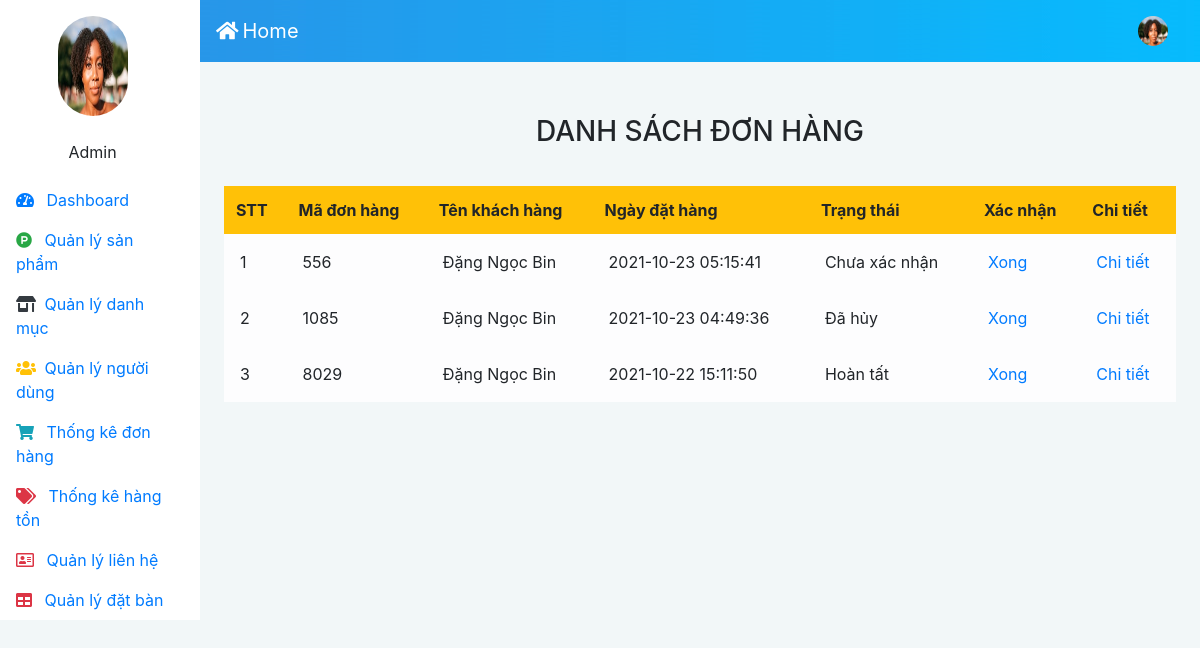
Screenshot of /admin/index.php?quanly=thongke (signed in) with the database file from the repository.
### tables this page shows
CREATE TABLE `tbl_donhang` (
  `id_donhang` int(11) NOT NULL,
  `id_sanpham` int(11) NOT NULL,
  `soluongban` int(11) NOT NULL,
  `gia` varchar(100) NOT NULL,
  `mahang` varchar(100) NOT NULL,
  `ngaydat` timestamp NOT NULL DEFAULT current_timestamp() ON UPDATE current_timestamp(),
  `tinhtrang` int(11) NOT NULL DEFAULT 0,
  `id_khachhang` int(11) NOT NULL,
  `hoten` varchar(100) NOT NULL,
  `sdt` varchar(100) NOT NULL,
  `email` varchar(100) NOT NULL,
  `diachi` varchar(1000) NOT NULL,
  `pttt` int(11) NOT NULL
);

### admin/include/fr_ThongKeDH.php (the view, shortened to what this page needs)
<div class="alert mt-3 text-center" role="alert">
    <h3>DANH SÁCH ĐƠN HÀNG</h3>
</div>
    <table id="example" class="table table-borderless" cellspacing="0">
        <thead class="bg-warning">
            <tr >
                <th>STT</th>
                <th>Mã đơn hàng</th>
                <th>Tên khách hàng</th>
                <th>Ngày đặt hàng</th>
                <th>Trạng thái</th>
                <th>Xác nhận</th>
                <th>Chi tiết</th>
            </tr>
        </thead>
        <tbody>
        <?php
                $sql="SELECT * from tbl_donhang group by mahang order by id_donhang desc";
                $query = mysqli_query($con,$sql);
                $i=1;
                    while ($row = mysqli_fetch_assoc($query)){?>
                    <tr class="table-light">
                        <td class='p-3'><?php echo $i;?></td>
                        <td class='p-3'><?php echo $row ['mahang'];?></td>
                        <td class='p-3'><?php echo $row ['hoten'];?></td>
                        <td class='p-3'><?php echo $row ['ngaydat'];?></td>
                        <td class='p-3'>
                            <?php
                                if($row ['tinhtrang'] == 0){
                                    echo "Chưa xác nhận";
                                }if($row ['tinhtrang'] == 1){
                                    echo "Đã xác nhận";
                                }if($row ['tinhtrang'] == 2){
                                    echo "Đang giao hàng";
                                }if($row ['tinhtrang'] == 3){
                                }if($row ['tinhtrang'] == 4){
                                    echo "Hoàn tất";
                                }if($row ['tinhtrang'] == 5){
                                    echo "Đã hủy";
                                }
                            ?>
                        </td>
                        <td class='p-3'><a href="?quanly=xacnhan&mahd=<?php echo $row['mahang'];?>">Xong</a></td>
                        <td class='p-3'><a href="?quanly=chitietdh&mahd=<?php echo $row['mahang'];?>">Chi tiết</a></td>
                        <tr>
                    <?php
                    $i++;
                }
        ?>
        </tbody>
    </table>

### admin/public/css/style.css (style rules this page uses)
body { background-color: #f2f7f8; }

### rows the page displays
tbl_donhang: mahang "556", hoten "Đặng Ngọc Bin", ngaydat "2021-10-23 05:15:41", tinhtrang "Chưa xác nhận"
tbl_donhang: mahang "1085", hoten "Đặng Ngọc Bin", ngaydat "2021-10-23 04:49:36", tinhtrang "Đã hủy"
tbl_donhang: mahang "8029", hoten "Đặng Ngọc Bin", ngaydat "2021-10-22 15:11:50", tinhtrang "Hoàn tất"

### other values shown
$_SESSION['admin'] "Admin"
